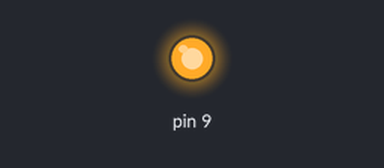
Bench run of a sketch on a simulated Arduino Uno, built with avr-gcc and run on an emulated ATmega328P. Shown: output pins drawn as LEDs (lit = HIGH).

Above: at 0.6 s.
At 4.6 s:
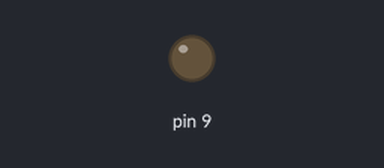
Timing chart, 0 to 6.0 s (numbered marks = the images above):
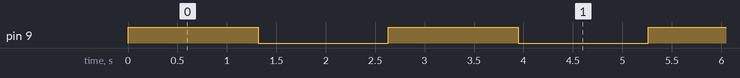

Measured:
- by itself, pin 9: alternates HIGH for 1.3 s and LOW for 1.3 s

The sketch:

HighlyOpitmizeBlink.ino
```cpp
/*int main(){
  DDRB = B11111111;
  while(1){
    PORTB = B00000000;
    for(int i=0;i<1000000;i++);
    PORTB = B11111111;
  }
}*/

/*void setup(){
  DDRB |= (1<<PB1);
}
void loop(){
  PORTB |= (1<<PB1);
  delay(500);
  PORTB &= ~(1<<PB1);
  delay(500);
}*/
/*void setup() {
  // Set pin 8 as output
  DDRB |= (1 << PB0);
}

void loop() {
  // Turn LED on (set pin 8 HIGH)
  PORTB |= (1 << PB0);
  delay(500);

  // Turn LED off (set pin 8 LOW)
  PORTB &= ~(1 << PB0);
  delay(500);
}*/


//Final code for Blinking arduino pin no 9
int main(){
  DDRB |= (1<<PB1);
  while(true){
    PORTB |= (1<<PB1);
    delay_ms(3000);
    PORTB &= ~(1<<PB1);
    delay_ms(3000);
  }
}
void delay_ms(unsigned long ms){
  for(unsigned long i =0;i<ms;i++){
    for(unsigned long j = 0; j<1000;j++){
      asm volatile("");
    }
  }
}
```
